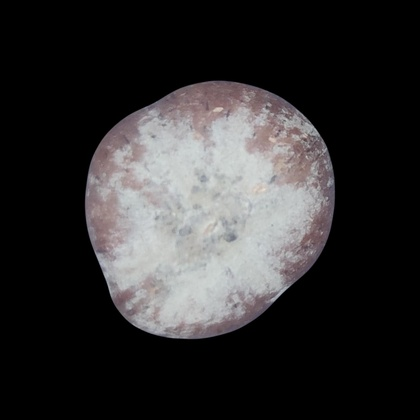
%> input picture 3- Artificial Neural Networks/Week 3/GLCM/DATASET/Giresun 1.jpg, 420 x 420 px, shrunk from 2000 x 2000 before the run; its folder holds only this picture in this run
$ octave run.m   (GNU Octave 9; MATLAB toolbox functions it lacks are replaced by stand-ins)
%> lines starting %> are read from the running program, lines starting %| are printed output that depends on the picture
### 3- Artificial Neural Networks/Week 3/GLCM/feature_detection.m
function rdatas = feature_detection(filename)
    I = imread(filename);
%> I is the input picture: size 420x420x3 uint8; mean R, G, B 48.1, 46.9, 47.4
    A = rgb2gray(I);


    %OFSET AND YÖN
    Displacementx = -1;
    Displacementy = 1;


    As = (A-min(A(:)))+1;

    NumQuantLevels = max(As(:));
%> NumQuantLevels = 229
    glcm = zeros([NumQuantLevels,NumQuantLevels]);
%> glcm: size 229x229 double; every value is 0

    if ( Displacementx < 0 )
        sx=abs(Displacementx)+1;
        ex=size(As,1);
%> ex = 420
    else
        sx=1;
        ex=size(As,1)-Displacementx;
    end

    if ( Displacementy < 0 )
        sy=abs(Displacementy)+1;
        ey=size(As,2);
    else
        sy=1;
        ey =size(As,2)-Displacementy;
%> ey = 419
    end
    for i=sx:ex
        for j=sy:ey
            glcm(As(i,j),As(i+(1*Displacementx),j+(1*Displacementy)))=glcm(As(i,j),As(i+(1*Displacementx),j+(1*Displacementy)))+1;
        end
    end
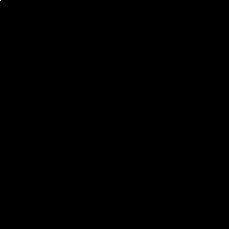
%> glcm: size 229x229 double; min 0, max 121595, mean 3.3; drawn with min black and max white


    GLCMProb = glcm./sum(glcm(:));
    [jj,ii]=meshgrid(1:size(glcm,1),1:size(glcm,2));
    ij=ii-jj;

    Con = sum(sum(GLCMProb.*(ij).^2));
%> Con = 55.18
    Diss = sum(sum(GLCMProb.*abs(ij)));
%> Diss = 2.12
    Hom = sum(sum(GLCMProb./(1+(ij).^2)));
%> Hom = 0.759
    Asm = sum(sum(GLCMProb.^2));
%> Asm = 0.48
    Meanx = sum(sum(GLCMProb.*ii));
%> Meanx = 48.53
    Meany = sum(sum(GLCMProb.*jj));
%> Meany = 48.53

    Energy = sqrt(Asm);
%> Energy = 0.693
    MaxGLCM = max(GLCMProb(:));
%> MaxGLCM = 0.693
    Entropy = sum(sum(-GLCMProb .* log10(GLCMProb+0.00001)));
%> Entropy = 1.3
    GLCMMean = (Meanx+Meany)/2;
%> GLCMMean = 48.53

    Varx = sum(sum(GLCMProb.*(ii-Meanx).^2));
%> Varx = 5981.6
    Vary = sum(sum(GLCMProb.*(jj-Meany).^2));
%> Vary = 5981.6

    GLCMVar = (Varx+Vary)/2;
%> GLCMVar = 5981.6

    GLCMCorrelation = sum(sum(GLCMProb.*(ii-Meanx).*(jj-Meany)/sqrt(Varx*Vary)));
%> GLCMCorrelation = 0.995

    rdatas = [Con, Diss, Hom, Asm, Energy, MaxGLCM, Entropy, GLCMMean, GLCMVar, GLCMCorrelation];
%> rdatas = [55.18 2.12 0.759 0.48 0.693 0.693 1.3 48.53 5981.6 0.995]


% [9 lines of commented-out code are left out]
end

### 3- Artificial Neural Networks/Week 3/GLCM/run.m
clc, clear all, close all;

imds = imageDatastore('./DATASET/', 'IncludeSubfolders', true, 'LabelSource', 'foldernames');

datas = cell(numel(imds.Files)+1, 11);
datas(1, :) = {'FileName', 'Contrast', 'Dissimilarity', 'Homogeneity', 'AngularSecondMoment', 'Energy', 'MaxGLCM', 'Entropy', 'GLCMMean', 'GLCMVar', 'GLCMCorrelation'};


for i = 1:numel(imds.Files)
    filename = imds.Files{i};
    [filepath,name,ext] = fileparts(filename)
    data = feature_detection(filename);
%> data has the same summary as rdatas in feature_detection

    datas(i+1, :) = [{name}, num2cell(data)];
end

writecell(datas, [datestr(now, 'yyyy_mm_dd-HH_MM_SS'), '.xlsx']);

$ run again, on 3- Artificial Neural Networks/Week 3/GLCM/DATASET/Giresun 4.jpg
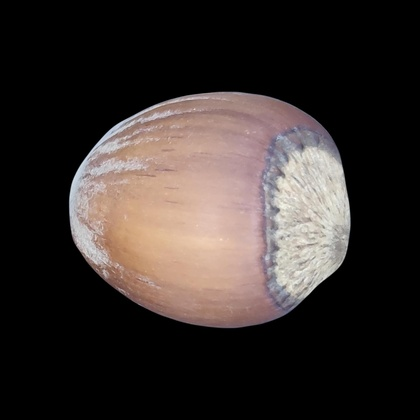
%> input picture 3- Artificial Neural Networks/Week 3/GLCM/DATASET/Giresun 4.jpg, 420 x 420 px, shrunk from 2000 x 2000 before the run
%> in feature_detection, I is the input picture: size 420x420x3 uint8; mean R, G, B 55.1, 47.7, 45
%> in feature_detection, `A = rgb2gray(I);`:
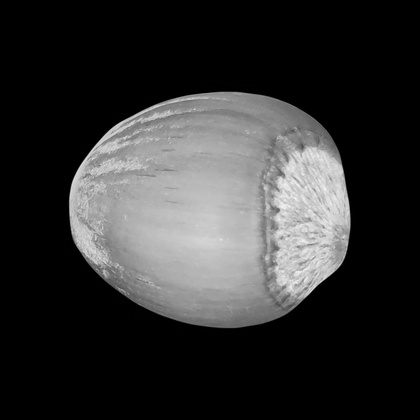
%> A: size 420x420 uint8; min 0, max 253, mean 49.6
%> NumQuantLevels = 254
%> Con = 80.55
%> Diss = 2.5
%> Hom = 0.759
%> Asm = 0.457
%> Meanx = 50.86
%> Energy = 0.676
%> Entropy = 1.37
%> GLCMMean = 50.86
%> Varx = 6051.9
%> GLCMCorrelation = 0.993
%> rdatas = [80.55 2.5 0.759 0.457 0.676 0.676 1.37 50.86 6051.9 0.993]
%> data has the same summary as rdatas in feature_detection
